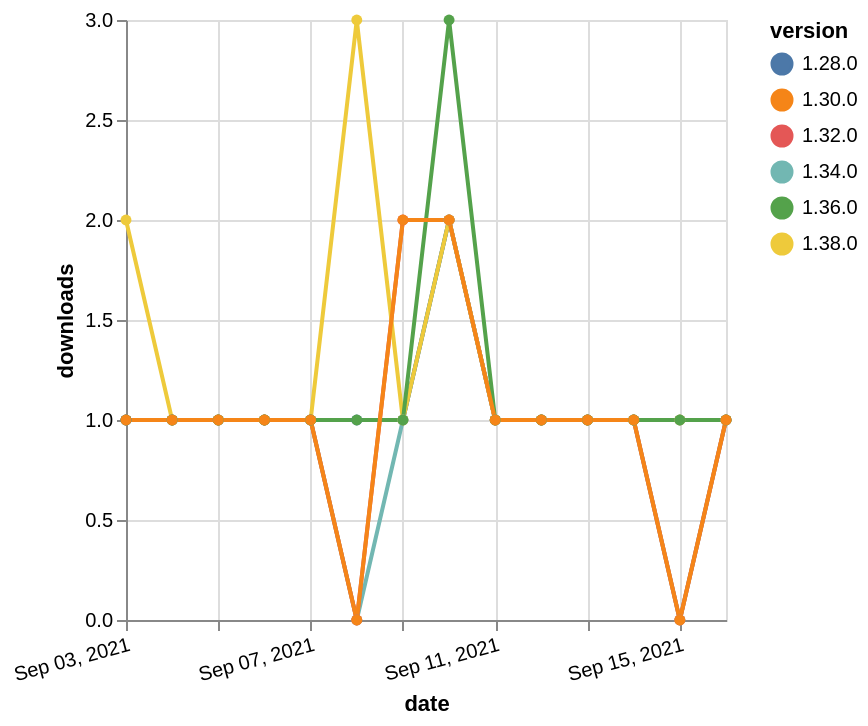

Source (Vega-Lite JSON):
### Vega-Lite specification from a JSON file in a GitHub repository (floating-point values rounded to 4 significant figures)
{"$schema": "https://vega.github.io/schema/vega-lite/v5.json", "description": "A simple bar chart with embedded data.", "data": {"values": [{"date": "2021-09-03", "total": 152, "delta": 1, "version": "1.34.0"}, {"date": "2021-09-04", "total": 153, "delta": 1, "version": "1.34.0"}, {"date": "2021-09-05", "total": 154, "delta": 1, "version": "1.34.0"}, {"date": "2021-09-06", "total": 155, "delta": 1, "version": "1.34.0"}, {"date": "2021-09-07", "total": 156, "delta": 1, "version": "1.34.0"}, {"date": "2021-09-08", "total": 156, "delta": 0, "version": "1.34.0"}, {"date": "2021-09-09", "total": 157, "delta": 1, "version": "1.34.0"}, {"date": "2021-09-10", "total": 159, "delta": 2, "version": "1.34.0"}, {"date": "2021-09-11", "total": 160, "delta": 1, "version": "1.34.0"}, {"date": "2021-09-12", "total": 161, "delta": 1, "version": "1.34.0"}, {"date": "2021-09-13", "total": 162, "delta": 1, "version": "1.34.0"}, {"date": "2021-09-14", "total": 163, "delta": 1, "version": "1.34.0"}, {"date": "2021-09-15", "total": 163, "delta": 0, "version": "1.34.0"}, {"date": "2021-09-16", "total": 164, "delta": 1, "version": "1.34.0"}, {"date": "2021-09-03", "total": 177, "delta": 1, "version": "1.32.0"}, {"date": "2021-09-04", "total": 178, "delta": 1, "version": "1.32.0"}, {"date": "2021-09-05", "total": 179, "delta": 1, "version": "1.32.0"}, {"date": "2021-09-06", "total": 180, "delta": 1, "version": "1.32.0"}, {"date": "2021-09-07", "total": 181, "delta": 1, "version": "1.32.0"}, {"date": "2021-09-08", "total": 181, "delta": 0, "version": "1.32.0"}, {"date": "2021-09-09", "total": 183, "delta": 2, "version": "1.32.0"}, {"date": "2021-09-10", "total": 185, "delta": 2, "version": "1.32.0"}, {"date": "2021-09-11", "total": 186, "delta": 1, "version": "1.32.0"}, {"date": "2021-09-12", "total": 187, "delta": 1, "version": "1.32.0"}, {"date": "2021-09-13", "total": 188, "delta": 1, "version": "1.32.0"}, {"date": "2021-09-14", "total": 189, "delta": 1, "version": "1.32.0"}, {"date": "2021-09-15", "total": 189, "delta": 0, "version": "1.32.0"}, {"date": "2021-09-16", "total": 190, "delta": 1, "version": "1.32.0"}, {"date": "2021-09-03", "total": 236, "delta": 1, "version": "1.28.0"}, {"date": "2021-09-04", "total": 237, "delta": 1, "version": "1.28.0"}, {"date": "2021-09-05", "total": 238, "delta": 1, "version": "1.28.0"}, {"date": "2021-09-06", "total": 239, "delta": 1, "version": "1.28.0"}, {"date": "2021-09-07", "total": 240, "delta": 1, "version": "1.28.0"}, {"date": "2021-09-08", "total": 241, "delta": 1, "version": "1.28.0"}, {"date": "2021-09-09", "total": 242, "delta": 1, "version": "1.28.0"}, {"date": "2021-09-10", "total": 244, "delta": 2, "version": "1.28.0"}, {"date": "2021-09-11", "total": 245, "delta": 1, "version": "1.28.0"}, {"date": "2021-09-12", "total": 246, "delta": 1, "version": "1.28.0"}, {"date": "2021-09-13", "total": 247, "delta": 1, "version": "1.28.0"}, {"date": "2021-09-14", "total": 248, "delta": 1, "version": "1.28.0"}, {"date": "2021-09-15", "total": 249, "delta": 1, "version": "1.28.0"}, {"date": "2021-09-16", "total": 250, "delta": 1, "version": "1.28.0"}, {"date": "2021-09-03", "total": 114, "delta": 2, "version": "1.38.0"}, {"date": "2021-09-04", "total": 115, "delta": 1, "version": "1.38.0"}, {"date": "2021-09-05", "total": 116, "delta": 1, "version": "1.38.0"}, {"date": "2021-09-06", "total": 117, "delta": 1, "version": "1.38.0"}, {"date": "2021-09-07", "total": 118, "delta": 1, "version": "1.38.0"}, {"date": "2021-09-08", "total": 121, "delta": 3, "version": "1.38.0"}, {"date": "2021-09-09", "total": 122, "delta": 1, "version": "1.38.0"}, {"date": "2021-09-10", "total": 124, "delta": 2, "version": "1.38.0"}, {"date": "2021-09-11", "total": 125, "delta": 1, "version": "1.38.0"}, {"date": "2021-09-12", "total": 126, "delta": 1, "version": "1.38.0"}, {"date": "2021-09-13", "total": 127, "delta": 1, "version": "1.38.0"}, {"date": "2021-09-14", "total": 128, "delta": 1, "version": "1.38.0"}, {"date": "2021-09-15", "total": 129, "delta": 1, "version": "1.38.0"}, {"date": "2021-09-16", "total": 130, "delta": 1, "version": "1.38.0"}, {"date": "2021-09-03", "total": 169, "delta": 1, "version": "1.36.0"}, {"date": "2021-09-04", "total": 170, "delta": 1, "version": "1.36.0"}, {"date": "2021-09-05", "total": 171, "delta": 1, "version": "1.36.0"}, {"date": "2021-09-06", "total": 172, "delta": 1, "version": "1.36.0"}, {"date": "2021-09-07", "total": 173, "delta": 1, "version": "1.36.0"}, {"date": "2021-09-08", "total": 174, "delta": 1, "version": "1.36.0"}, {"date": "2021-09-09", "total": 175, "delta": 1, "version": "1.36.0"}, {"date": "2021-09-10", "total": 178, "delta": 3, "version": "1.36.0"}, {"date": "2021-09-11", "total": 179, "delta": 1, "version": "1.36.0"}, {"date": "2021-09-12", "total": 180, "delta": 1, "version": "1.36.0"}, {"date": "2021-09-13", "total": 181, "delta": 1, "version": "1.36.0"}, {"date": "2021-09-14", "total": 182, "delta": 1, "version": "1.36.0"}, {"date": "2021-09-15", "total": 183, "delta": 1, "version": "1.36.0"}, {"date": "2021-09-16", "total": 184, "delta": 1, "version": "1.36.0"}, {"date": "2021-09-03", "total": 178, "delta": 1, "version": "1.30.0"}, {"date": "2021-09-04", "total": 179, "delta": 1, "version": "1.30.0"}, {"date": "2021-09-05", "total": 180, "delta": 1, "version": "1.30.0"}, {"date": "2021-09-06", "total": 181, "delta": 1, "version": "1.30.0"}, {"date": "2021-09-07", "total": 182, "delta": 1, "version": "1.30.0"}, {"date": "2021-09-08", "total": 182, "delta": 0, "version": "1.30.0"}, {"date": "2021-09-09", "total": 184, "delta": 2, "version": "1.30.0"}, {"date": "2021-09-10", "total": 186, "delta": 2, "version": "1.30.0"}, {"date": "2021-09-11", "total": 187, "delta": 1, "version": "1.30.0"}, {"date": "2021-09-12", "total": 188, "delta": 1, "version": "1.30.0"}, {"date": "2021-09-13", "total": 189, "delta": 1, "version": "1.30.0"}, {"date": "2021-09-14", "total": 190, "delta": 1, "version": "1.30.0"}, {"date": "2021-09-15", "total": 190, "delta": 0, "version": "1.30.0"}, {"date": "2021-09-16", "total": 191, "delta": 1, "version": "1.30.0"}]}, "width": "container", "mark": {"type": "line", "point": {"filled": true}}, "encoding": {"x": {"field": "date", "type": "temporal", "timeUnit": "yearmonthdate", "title": "date", "axis": {"labelAngle": -15}}, "y": {"field": "delta", "type": "quantitative", "title": "downloads"}, "color": {"field": "version", "type": "nominal"}, "tooltip": {"field": "delta"}}}
